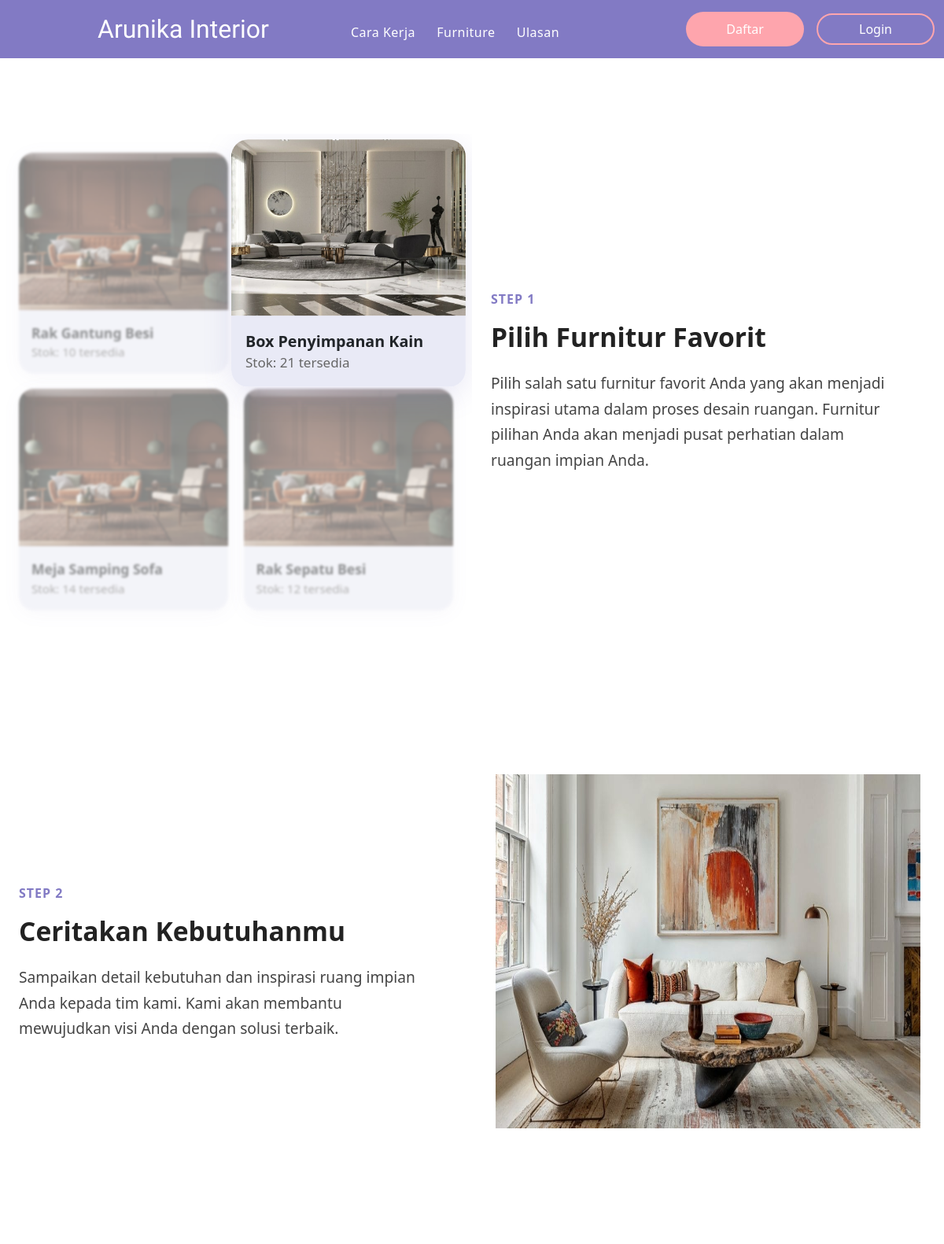
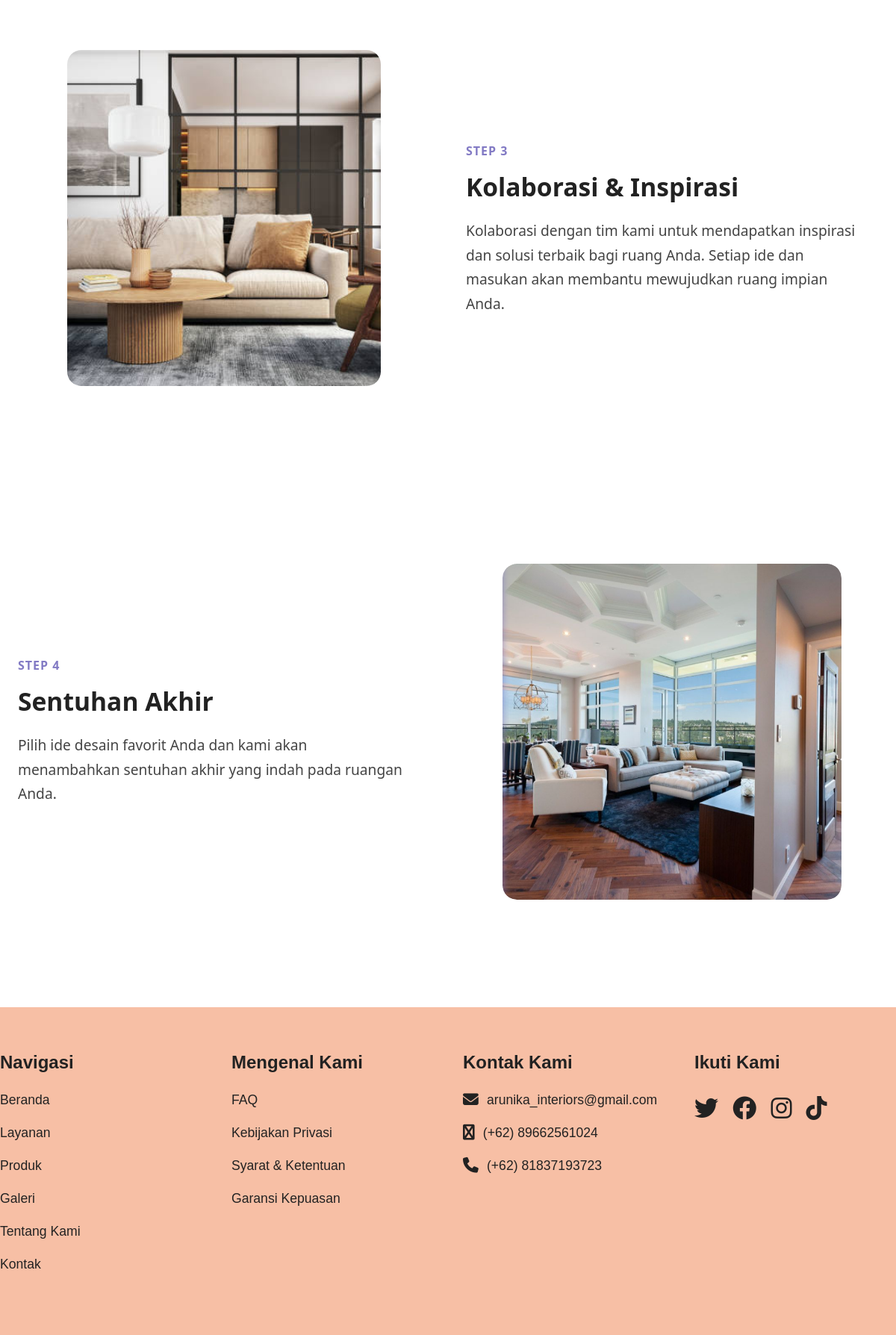
Page /view/user/services/detail_work.php on the committed database (2 pictures, top to bottom).
### tables this page shows
CREATE TABLE furniture (
    furniture_id INT AUTO_INCREMENT PRIMARY KEY,
    kategori_id INT NOT NULL,
    nama_furniture VARCHAR(255) NOT NULL,
    harga DECIMAL(10,2) NOT NULL,
    stok INT DEFAULT 0,
    gambar_furniture VARCHAR(255),
    deskripsi TEXT,
    berat DECIMAL(5,2),
    dimensi VARCHAR(100),
    material VARCHAR(100),
    is_active BOOLEAN DEFAULT TRUE,
    created_at TIMESTAMP DEFAULT CURRENT_TIMESTAMP,
    updated_at TIMESTAMP DEFAULT CURRENT_TIMESTAMP ON UPDATE CURRENT_TIMESTAMP,
    FOREIGN KEY (kategori_id) REFERENCES kategori(kategori_id) ON DELETE RESTRICT
);

### view/user/services/detail_work.php (the view, shortened to what this page needs)
<?php
include_once $_SERVER['DOCUMENT_ROOT'] . '/Arunika/config/connect.php';
$furnitures = [];
$fq = $conn->query("SELECT * FROM furniture WHERE is_active = 1 ORDER BY furniture_id DESC LIMIT 4");
while ($row = $fq->fetch_assoc()) {
    $furnitures[] = $row;
}
?>
<div class="step-section">
    <div class="step-row">
        <div class="step-img-col">
            <div class="designer-grid-section">
                <div class="designer-grid">
                    <?php foreach ($furnitures as $i => $f): ?>
                    <div class="designer-card <?= $i === 0 ? 'active' : 'inactive' ?>">
                        <img src="/Arunika/assets/img/<?= htmlspecialchars($f['gambar_furniture'] ?? 'noimage.jpg') ?>" class="designer-img" alt="<?= htmlspecialchars($f['nama_furniture']) ?>">
                        <div class="designer-info">
                            <div>
                                <div class="designer-name" style="font-weight:bold; font-size:1.1rem;">
                                    <?= htmlspecialchars($f['nama_furniture']) ?>
                                </div>
                                <div class="designer-status">
                                    Stok: <?= (int)$f['stok'] > 0 ? $f['stok'] . ' tersedia' : '<span style=\'color:red\'>Habis</span>' ?>
                                </div>
                            </div>
                        </div>
                    </div>
                    <?php endforeach; ?>
                </div>
            </div>
        </div>
        <div class="step-text-col">
            <div class="step-label">STEP 1</div>
            <div class="step-title">Pilih Furnitur Favorit</div>
            <div class="step-desc">Pilih salah satu furnitur favorit Anda yang akan menjadi inspirasi utama dalam proses desain ruangan. Furnitur pilihan Anda akan menjadi pusat perhatian dalam ruangan impian Anda.</div>
        </div>
    </div>
</div>
<div class="step-section">
    <div class="step-row">
        <div class="step-text-col">
            <div class="step-label">STEP 2</div>
            <div class="step-title">Ceritakan Kebutuhanmu</div>
            <div class="step-desc">Sampaikan detail kebutuhan dan inspirasi ruang impian Anda kepada tim kami. Kami akan membantu mewujudkan visi Anda dengan solusi terbaik.</div>
        </div>
        <div class="step2-img-col">
            <img src="/Arunika/assets/img/interior5.jpg" class="step2-img-slider active" alt="Preview 1">
        </div>
    </div>
</div>
<div class="step-section">
    <div class="step-row">
        <div class="step3-img-col">
            <img src="/Arunika/assets/img/interior2.jpg" class="step3-img-slider active" alt="Step 3 Preview 1">
        </div>
        <div class="step-text-col">
            <div class="step-label">STEP 3</div>
            <div class="step-title">Kolaborasi & Inspirasi</div>
            <div class="step-desc">Kolaborasi dengan tim kami untuk mendapatkan inspirasi dan solusi terbaik bagi ruang Anda. Setiap ide dan masukan akan membantu mewujudkan ruang impian Anda.</div>
        </div>
    </div>
</div>
<div class="step-section">
    <div class="step-row">
        <div class="step-text-col">
            <div class="step-label">STEP 4</div>
            <div class="step-title">Sentuhan Akhir</div>
            <div class="step-desc">Pilih ide desain favorit Anda dan kami akan menambahkan sentuhan akhir yang indah pada ruangan Anda.</div>
        </div>
        <div class="step4-img-col">
            <div class="step4-beforeafter-wrapper">
                <img src="/Arunika/assets/img/interior after.png" class="step4-img-before" alt="Before">
            </div>
        </div>
    </div>
</div>
<?php
$content = ob_get_clean();
include $_SERVER['DOCUMENT_ROOT'] . '/Arunika/view/user/master.php';
?>

### view/user/layout/header.php (shortened to what this page needs)
<?php
    include_once $_SERVER['DOCUMENT_ROOT'] . '/Arunika/config/connect.php';
?>
<!DOCTYPE html>
<html lang="id">
<head>
    <link rel="stylesheet" href="https://cdnjs.cloudflare.com/ajax/libs/font-awesome/6.4.0/css/all.min.css">
    <link rel="stylesheet" href="https://cdn.jsdelivr.net/npm/bootstrap@5.3.3/dist/css/bootstrap.min.css">
    <link rel="stylesheet" href="/Arunika/assets/css/style.css">
</head>
<body>
    <nav class="navbar navbar-expand-lg navbar-dark">
        <div class="container-fluid">
            <a class="navbar-brand font-sansita" href="/Arunika/view/user/home/index.php">Arunika Interior</a>
            <div class="collapse navbar-collapse justify-content-center" id="navbarNav">
                <ul class="navbar-nav mb-2 mb-lg-0">
                    <li class="nav-item">
                        <a class="nav-link" href="/Arunika/view/user/services/detail_work.php">Cara Kerja</a>
                    </li>
                    <li class="nav-item">
                        <a class="nav-link" href="/Arunika/view/user/product/furniture.php">Furniture</a>
                    </li>
                    <li class="nav-item">
                        <a class="nav-link" href="#">Ulasan</a>
                    </li>
                </ul>
                <div class="d-flex ms-auto align-items-center gap-3">
                    <?php if (!isset($_SESSION['user_id'])): ?>
                        <a href="/Arunika/view/user/get_start/getting_start.php" class="btn btn-custom btn-fixed-width">Daftar</a>
                    <?php endif; ?>
                    <?php if (isset($_SESSION['user_id'])): ?>
                        <?php
                            $foto_url = null;
                            $nama_user = isset($_SESSION['nama']) ? $_SESSION['nama'] : '';
                            $user_id = $_SESSION['user_id'];
                            $stmt = $conn->prepare('SELECT foto FROM User WHERE user_id = ?');
                            $stmt->bind_param('i', $user_id);
                            $stmt->execute();
                            $stmt->bind_result($foto);
                            $stmt->fetch();
                            $stmt->close();
                            if ($foto) {
                                $foto_url = "/Arunika/assets/img/profile/" . htmlspecialchars($foto);
                            } else {
                                $foto_url = "https://ui-avatars.com/api/?name=" . urlencode($nama_user);
                            }
                        ?>
                        <a class="btn btn-login-custom dropdown-toggle p-0 me-2" href="#" id="profileDropdown" role="button" data-bs-toggle="dropdown" aria-expanded="false" style="background:transparent; border:none; box-shadow:none; min-width:unset;">
                            <img src="<?= $foto_url ?>" alt="Foto Profil" class="rounded-circle" style="width:40px; height:40px; object-fit:cover; display:block;">
                        </a>
                        <ul class="dropdown-menu dropdown-menu-end" aria-labelledby="profileDropdown">
                            <li><a class="dropdown-item" href="/Arunika/view/user/profile.php">Profil Saya</a></li>
                            <li><hr class="dropdown-divider"></li>
                            <li><a class="dropdown-item" href="/Arunika/auth/logout.php">Logout</a></li>
                        </ul>
                        <a href="#" class="ms-2" style="display:inline-flex; align-items:center; text-decoration:none;">
                            <i class="fa fa-shopping-cart" style="font-size: 2rem;"></i>
                        </a>
                    <?php else: ?>
                        <a href="/Arunika/view/auth/login.php" class="btn btn-login-custom btn-fixed-width">Login</a>
                    <?php endif; ?>
                </div>
            </div>
        </div>
    </nav>
</body>
</html>

### view/user/master.php (shortened to what this page needs)
<?php
include $_SERVER['DOCUMENT_ROOT'] . '/Arunika/view/user/layout/header.php';
?>
<div id="content">
    <?php if (isset($content)) { echo $content; } ?>
</div>
<?php include $_SERVER['DOCUMENT_ROOT'] . '/Arunika/view/user/layout/footer.php'; ?>

### view/user/layout/footer.php
<footer class="footer-arunika">
  <div class="footer-container">
    <div class="footer-col">
      <div class="footer-title">Navigasi</div>
      <ul>
        <li>Beranda</li>
        <li>Layanan</li>
        <li>Produk</li>
        <li>Galeri</li>
        <li>Tentang Kami</li>
        <li>Kontak</li>
      </ul>
    </div>
    <div class="footer-col">
      <div class="footer-title">Mengenal Kami</div>
      <ul>
        <li>FAQ</li>
        <li>Kebijakan Privasi</li>
        <li>Syarat & Ketentuan</li>
        <li>Garansi Kepuasan</li>
      </ul>
    </div>
    <div class="footer-col">
      <div class="footer-title">Kontak Kami</div>
      <ul class="footer-contact">
        <li><i class="fa fa-envelope"></i> arunika_interiors@gmail.com</li>
        <li><i class="fa fa-whatsapp"></i> (+62) 89662561024</li>
        <li><i class="fa fa-phone"></i> (+62) 81837193723</li>
      </ul>
    </div>
    <div class="footer-col">
      <div class="footer-title">Ikuti Kami</div>
      <div class="footer-social">
        <a href="#"><i class="fab fa-twitter"></i></a>
        <a href="#"><i class="fab fa-facebook"></i></a>
        <a href="#"><i class="fab fa-instagram"></i></a>
        <a href="#"><i class="fab fa-tiktok"></i></a>
      </div>
    </div>
  </div>
</footer>

### view/user/layout/header.php (style rules this page uses)
.btn-fixed-width { min-width: 130px; max-width: 180px; width: 150px; text-align: center; white-space: nowrap; }

### rows in the picture
furniture: gambar_furniture (picture), nama_furniture "Rak Gantung Besi", stok "10"
furniture: gambar_furniture (picture), nama_furniture "Box Penyimpanan Kain", stok "21"
furniture: gambar_furniture (picture), nama_furniture "Meja Samping Sofa", stok "14"
furniture: gambar_furniture (picture), nama_furniture "Rak Sepatu Besi", stok "12"
